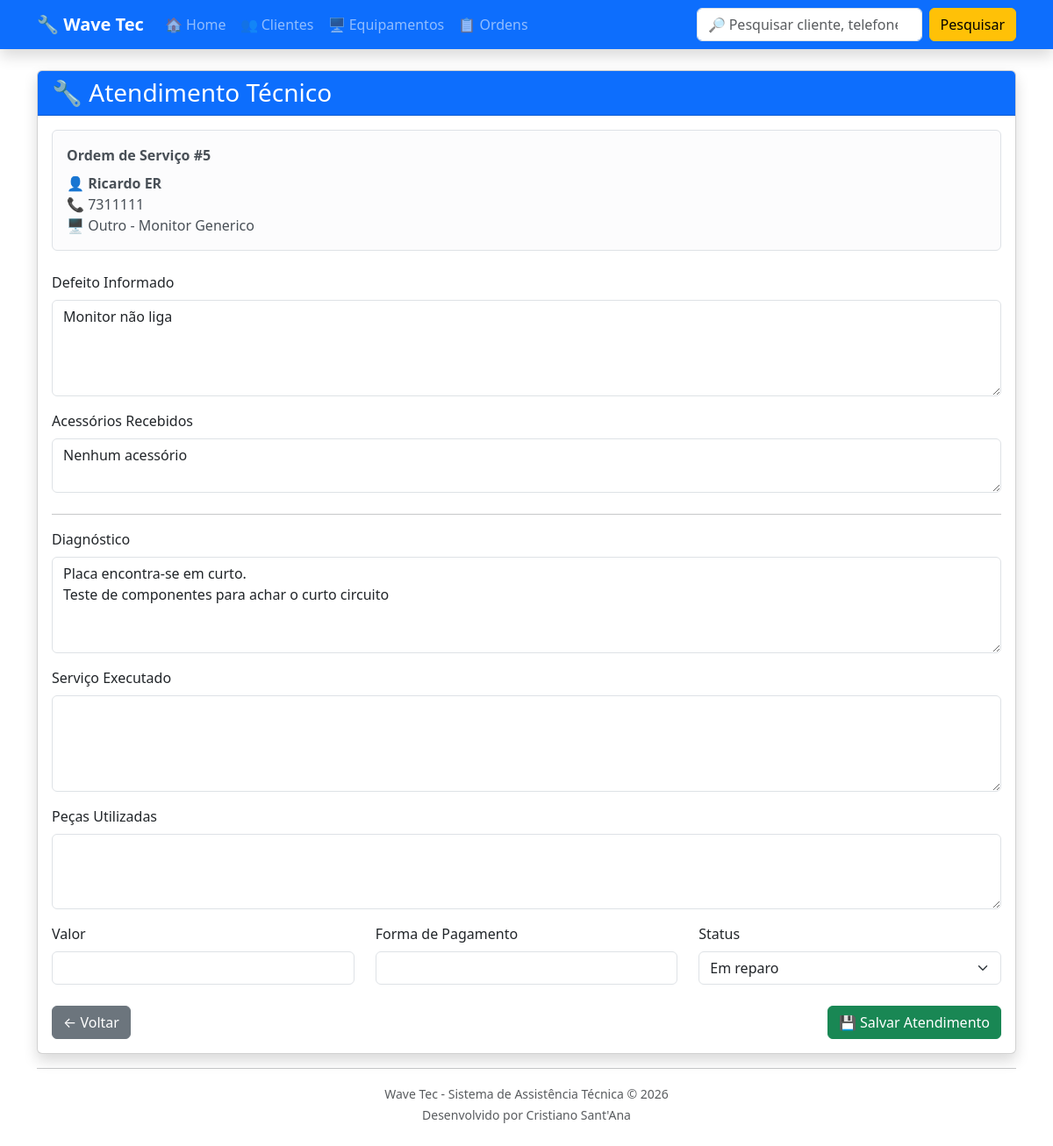
Page /atendimentos/novo/5/ on the earlier database version.
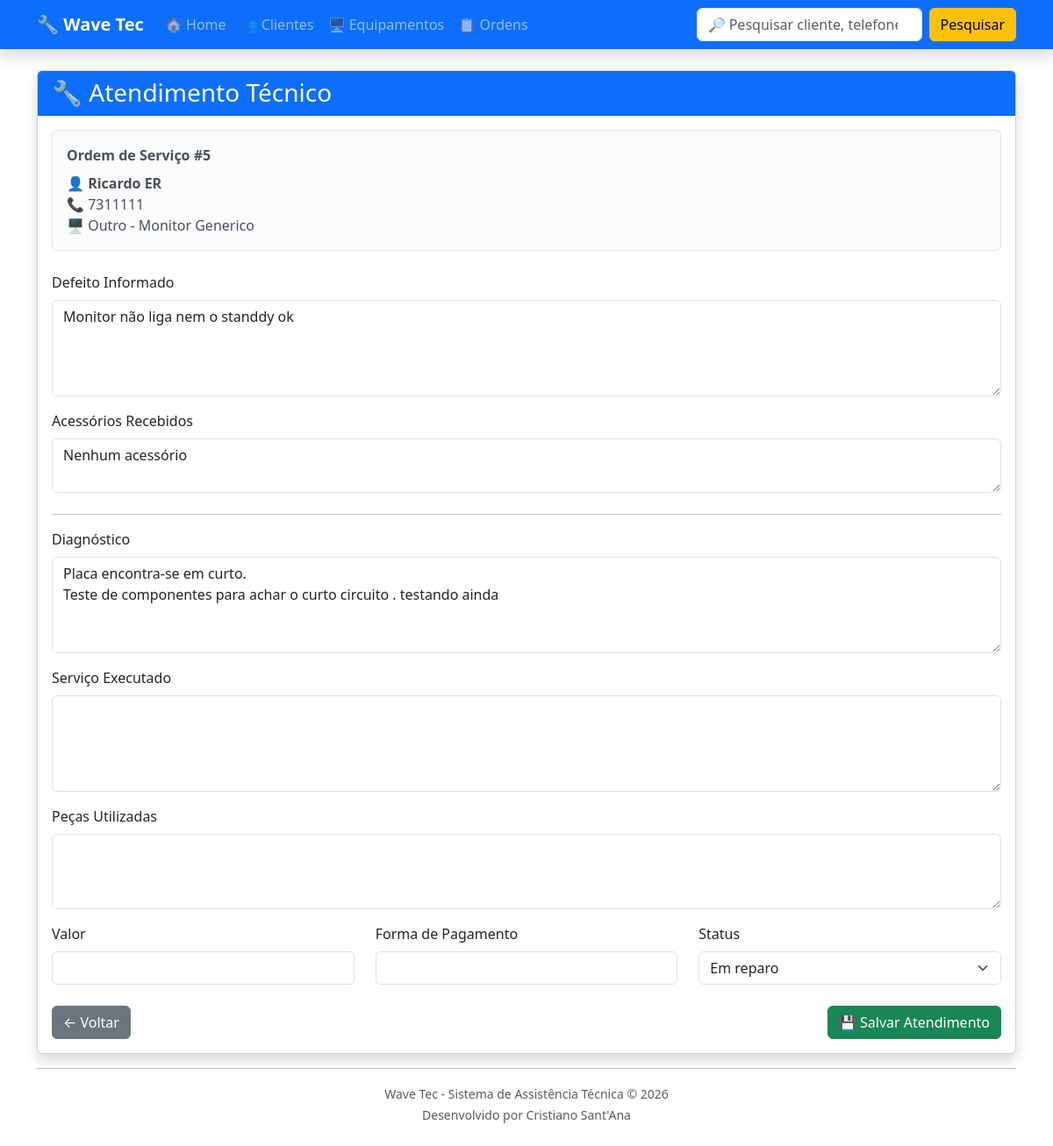
Same page on the later database version.
### ordens/models.py (models this page shows, shortened)
class OrdemServico(models.Model):
    STATUS = [
        ("ABERTA", "Aberta"),
        ("EM_ANALISE", "Em análise"),
        ("AGUARDANDO_PECA", "Aguardando peça"),
        ("EM_REPARO", "Em reparo"),
        ("PRONTO", "Pronto"),
        ("SEM_CONSERTO", "Sem conserto"),
        ("ENTREGUE", "Entregue"),
    ]
    equipamento_cadastrado = models.ForeignKey(
        Equipamento,
        on_delete=models.CASCADE,
        related_name="ordens"
    )
    data_abertura = models.DateTimeField(
        auto_now_add=True
    )
    defeito = models.TextField()
    acessorios = models.TextField(
        blank=True
    )
    observacoes = models.TextField(
        blank=True
    )
    reparo = models.TextField(
        blank=True
    )
    valor = models.DecimalField(
        max_digits=10,
        decimal_places=2,
        default=0
    )
    forma_pagamento = models.CharField(
        max_length=30,
        blank=True
    )
    status = models.CharField(
        max_length=20,
        choices=STATUS,
        default="ABERTA"
    )
    @property
    def cliente(self):
        return self.equipamento_cadastrado.cliente

### atendimentos/models.py (models this page shows, shortened)
class Atendimento(models.Model):
    STATUS = [
        ("EM_ANALISE", "Em análise"),
        ("AGUARDANDO_PECA", "Aguardando peça"),
        ("EM_REPARO", "Em reparo"),
        ("PRONTO", "Pronto"),
        ("SEM_CONSERTO", "Sem conserto"),
        ("ENTREGUE", "Entregue"),
    ]
    ordem = models.OneToOneField(
        OrdemServico,
        on_delete=models.CASCADE,
        related_name="atendimento"
    )
    diagnostico = models.TextField(
        blank=True
    )
    servico_executado = models.TextField(
        blank=True
    )
    pecas_utilizadas = models.TextField(
        blank=True
    )
    valor = models.DecimalField(
        max_digits=10,
        decimal_places=2,
        default=0
    )
    forma_pagamento = models.CharField(
        max_length=30,
        blank=True
    )
    status = models.CharField(
        max_length=20,
        choices=STATUS,
        default="EM_ANALISE"
    )
    data_inicio = models.DateTimeField(
        auto_now_add=True
    )
    data_finalizacao = models.DateTimeField(
        null=True,
        blank=True
    )

### equipamentos/models.py (models this page shows, shortened)
class Equipamento(models.Model):
    TIPOS = [
        ("TV", "Televisão"),
        ("NOTE", "Notebook"),
        ("PC", "Computador"),
        ("CEL", "Celular"),
        ("SOM", "Som"),
        ("MICRO", "Micro-ondas"),
        ("OUTRO", "Outro"),
    ]
    cliente = models.ForeignKey(
        Cliente,
        on_delete=models.CASCADE
    )
    tipo = models.CharField(
        max_length=20,
        choices=TIPOS
    )
    marca = models.CharField(
        max_length=50
    )
    modelo = models.CharField(
        max_length=50
    )
    numero_serie = models.CharField(
        max_length=100,
        blank=True
    )
    acessorios = models.TextField(
        blank=True
    )
    garantia = models.BooleanField(
        default=False
    )
    data_entrada = models.DateField(
        auto_now_add=True
    )
    status = models.CharField(
        max_length=30,
        default="Em análise"
    )

### clientes/models.py (models this page shows, shortened)
class Cliente(models.Model):
    nome = models.CharField(max_length=100)
    telefone = models.CharField(max_length=20)
    endereco = models.CharField(max_length=200)

### atendimentos/views.py (the view, shortened to what this page needs)
def novo_atendimento(request, ordem_id):
    ordem = get_object_or_404(
        OrdemServico,
        id=ordem_id
    )
    atendimento, criado = Atendimento.objects.get_or_create(
        ordem=ordem
    )
    return render(
        request,
        "atendimentos/novo_atendimento.html",
        {
            "ordem": ordem,
            "atendimento": atendimento,
        }
    )

### atendimentos/templates/atendimentos/novo_atendimento.html (shortened to what the changed rows need)
{% extends "base.html" %}
{% block content %}
<div class="card shadow">
    <div class="card-body">
        <div class="alert alert-light border mb-4">
            <strong>Ordem de Serviço #{{ ordem.id }}</strong>
            <div class="mt-2">
                👤 <strong>{{ ordem.cliente.nome }}</strong>
                <br>
                📞 {{ ordem.cliente.telefone }}
                <br>
                🖥 {{ ordem.equipamento_cadastrado.get_tipo_display }}
                -
                {{ ordem.equipamento_cadastrado.marca }}
                {{ ordem.equipamento_cadastrado.modelo }}
            </div>
        </div>
        <div class="mb-3">
            <label class="form-label">
                Defeito Informado
            </label>
            <textarea
                class="form-control"
                rows="4"
                readonly>{{ ordem.defeito }}</textarea>
        </div>
        <div class="mb-4">
            <label class="form-label">
                Acessórios Recebidos
            </label>
            <textarea
                class="form-control"
                rows="2"
                readonly>{{ ordem.equipamento_cadastrado.acessorios }}</textarea>
        </div>
        <form method="POST">
            <div class="mb-3">
                <label class="form-label">
                    Diagnóstico
                </label>
                <textarea
                    name="diagnostico"
                    class="form-control"
                    rows="4">{{ atendimento.diagnostico }}</textarea>
            </div>
            <div class="row">
                <div class="col-md-4">
                    <label class="form-label">
                        Valor
                    </label>
                    <input
                        type="number"
                        step="0.01"
                        name="valor"
                        class="form-control"
                        value="{{ atendimento.valor }}">
                </div>
                <div class="col-md-4">
                    <label class="form-label">
                        Status
                    </label>
                    <select
                        name="status"
                        class="form-select">
                        {% for valor, texto in atendimento.STATUS %}
                            <option
                                value="{{ valor }}"
                                {% if atendimento.status == valor %}selected{% endif %}>
                                {{ texto }}
                            </option>
                        {% endfor %}
                    </select>
                </div>
            </div>
        </form>
    </div>
</div>
{% endblock %}

Differences in the rows shown:
changed OrdemServico "Ricardo ER": defeito "Monitor não liga" → "Monitor não liga nem o standdy ok"
changed Atendimento "Em reparo": diagnostico "Placa encontra-se em curto. Teste de componentes para achar o curto circuito" → "Placa encontra-se em curto. Teste de componentes para achar o curto circuito . testando ainda"
